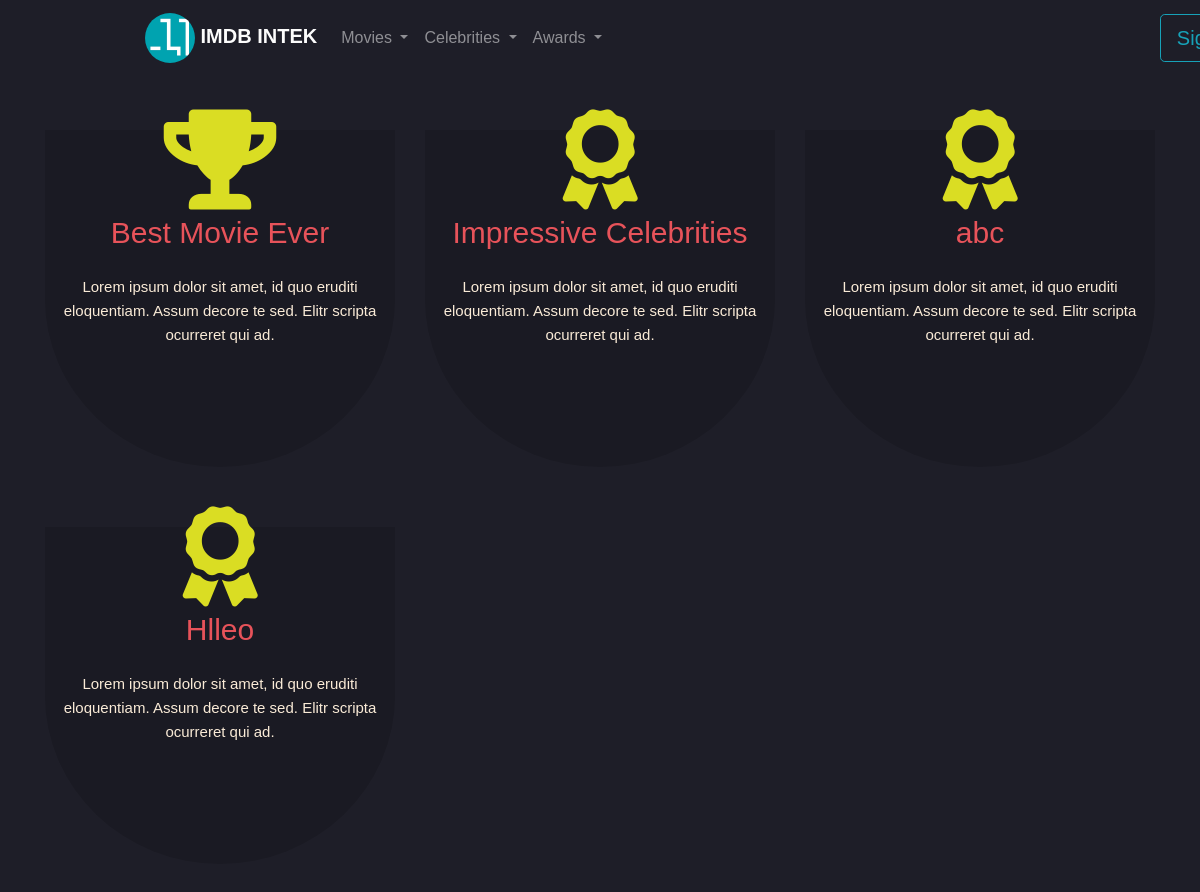
/award/, run on an earlier commit of the app's database.
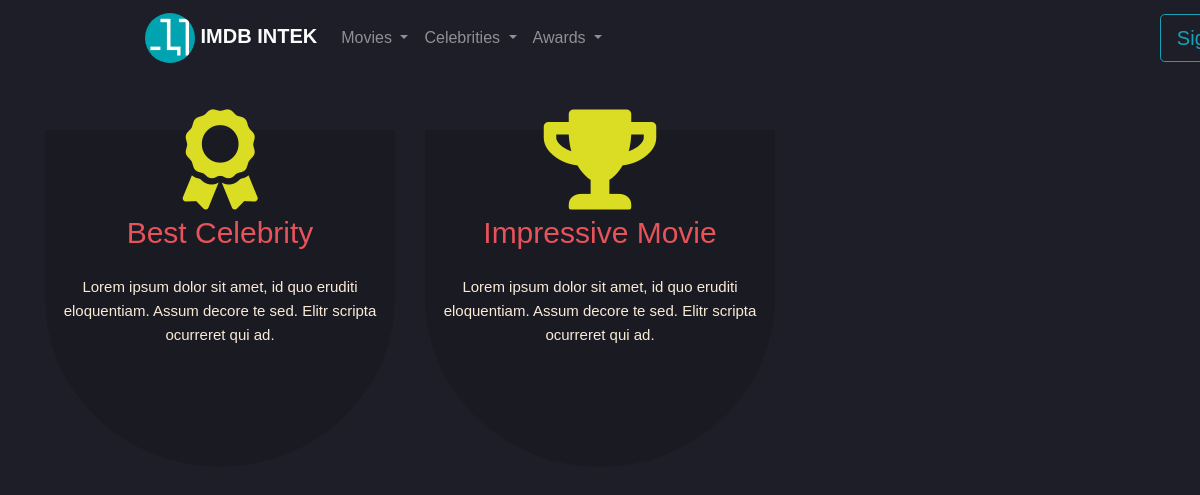
And on a later commit of the database.
### awards/models.py (models this page shows, shortened)
class Award(models.Model):
    KIND_CHOICES = (
        ('Celeb', 'Celeb'),
        ('Movie', 'Movie'),
    )
    name = models.CharField(max_length=100)
    kind = models.CharField(max_length=5, choices=KIND_CHOICES)
    date = models.DateTimeField(null=True)
    movies = models.ManyToManyField(Movie)
    celebs = models.ManyToManyField(Celeb)
    class Meta:
        unique_together = ('name', 'kind')

### awards/views.py (the view)
# urls.py: path('', views.award, name='award'),
def award(request):
    movies = Movie.objects.all()[:3]
    celebs = Celeb.objects.all()[:3]
    context = {
        'movies': movies,
        'celebs': celebs,
        'award_list': Award.objects.all()
    }
    return render(request, 'awards/award.html', context=context)

### celebs/models.py (called while the page is built)
   def __str__(self):
       return "%s %s" % (self.first_name, self.last_name)

### movies/models.py (called while the page is built)
   def __str__(self):
       return self.title

### awards/templates/awards/award.html (shortened to what this page needs)
{% extends 'base_navbar.html' %}
{% load static %}
{% block styling %}
    {{ block.super }}
    <link rel="stylesheet"
    href="https://use.fontawesome.com/releases/v5.7.2/css/all.css"
>
    <link rel="stylesheet" href="{% static 'awards/index.css' %}">
{% endblock %}
{% block content %}
<section class="awards" style="margin-top: 100px;">
    <div class="container">
        <div class="row">
            {% for award in award_list %}
            <div class="col-lg-4 col-md-4 col-sm-4 col-xs-12 box" >
                <div class="box-part text-center">
                    {% if award.kind == "Movie" %}
                        <i class="fas fa-trophy trophy" ></i>
                    {% else %}
                        <i class="fas fa-award trophy"></i>
                    {% endif %}
                    <div class="title">
                        <a href="{% url 'award_detail' award.id %}" >{{award.name}}</a>
                    </div>
                    <div class="text">
                        <span>Lorem ipsum dolor sit amet, id quo eruditi eloquentiam. Assum decore te sed. Elitr scripta ocurreret qui ad.</span>
                    </div>
                 </div>
            </div>
            {% endfor %}
       </div>
   </div>
</section>
{% endblock %}

### templates/base_navbar.html (shortened to what this page needs)
{% extends 'base.html' %}
{% load static %}
{% block styling %}
    <link href="{% static 'styles/styles.css' %}" rel="stylesheet">
    <link rel="stylesheet"
    href="https://use.fontawesome.com/releases/v5.7.2/css/all.css"
>
{% endblock %}
{% block header %}
<nav class="navbar navbar-expand-lg navbar-dark fixed-top">
    <div class="container">
        <a class="navbar-brand" href="{% url 'home' %}">
            <img src="{% static 'intek_logo.png' %}" style="height: 50px;">
            <strong>IMDB INTEK</strong>
        </a>
        <ul class="navbar-nav mr-auto pt-3 pt-lg-0">
            <li class="nav-item dropdown">
                <a class="nav-link dropdown-toggle " href="#"
                    id="themesDropdown" role="button"
                    data-toggle="dropdown" aria-haspopup="true"
                    aria-expanded="false">
                    Movies
                </a>
            </li>
            <li class="nav-item dropdown">
                <a class="nav-link dropdown-toggle" href="#"
                    id="themesDropdown" role="button"
                    data-toggle="dropdown" aria-haspopup="true"
                    aria-expanded="false">
                    Celebrities
                </a>
            </li>
            <li class="nav-item dropdown">
                    <a class="nav-link dropdown-toggle" href="#"
                        id="themesDropdown" role="button"
                        data-toggle="dropdown" aria-haspopup="true"
                        aria-expanded="false">
                        Awards
                    </a>
                </li>
        </ul>
        {% if not user.is_authenticated %}
        <a class="btn btn-outline-info btn-lg" href="{% url 'accounts:login'%}">
            Sign in </a>
        {% endif %}
    </div>
</nav>
{% endblock %}

### templates/base.html (shortened to what this page needs)
{% load static from staticfiles%}
<!DOCTYPE html>
<html>
    <head>
        <link rel="stylesheet" href="https://maxcdn.bootstrapcdn.com/bootstrap/4.2.1/css/bootstrap.min.css">
        {% block styling %}
        {% endblock %}
    </head>
    <body>
        {% block header %}
        {% endblock %}
        {% block content %}
        {% endblock %}
    </body>
</html>

### static/styles/styles.css (style rules this page uses)
* { margin: 0; padding: 0; }
body { background:rgb(30,30,40); font-family: arial, verdana, tahoma; }
nav { background-color: rgba(247, 3, 3, 0); width: 1200px; margin-left: 100px; border-radius: 50px; }
nav .container .navbar-brand { color: rgb(252, 252, 252) }
.navbar-brand img { border-radius: 50%; }

### awards/static/awards/index.css (style rules this page uses)
span { font-size:15px; }
.box { display: inline; }
.box-part { background: rgba(0, 0, 0, 0.137); color: antiquewhite; padding-bottom: 100px; margin:30px 0px; border-radius: 0% 0% 50% 50%; }
.text { margin:20px 0px; }
.title a { color: rgb(231, 83, 90); font-family: Verdana, sans-serif; font-size: 30px; }
.trophy { margin-top: 0px; font-size: 100px; margin-top: -20px; color: #dadd23 }

What changed in the data, as far as the page shows it:
removed Award: kind "Movie" (drawn), name "Best Movie Ever"
removed Award: kind "Celeb" (drawn), name "Impressive Celebrities"
removed Award: kind "Celeb" (drawn), name "abc"
removed Award: kind "Celeb" (drawn), name "Hlleo"
added Award: kind "Celeb" (drawn), name "Best Celebrity"
added Award: kind "Movie" (drawn), name "Impressive Movie"
